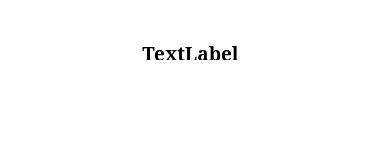
<?xml version="1.0" encoding="UTF-8"?>
<ui version="4.0">
 <class>MainWindow</class>
 <widget class="QMainWindow" name="MainWindow">
  <property name="geometry">
   <rect>
    <x>0</x>
    <y>0</y>
    <width>381</width>
    <height>150</height>
   </rect>
  </property>
  <property name="windowTitle">
   <string>NOTIFICAÇAO</string>
  </property>
  <property name="windowIcon">
   <iconset>
    <normaloff>imagens/logo.ico</normaloff>imagens/logo.ico</iconset>
  </property>
  <property name="styleSheet">
   <string notr="true">color: rgb(255, 255, 255);
background-color: rgb(255, 255, 255);</string>
  </property>
  <widget class="QWidget" name="centralwidget">
   <widget class="QLabel" name="label">
    <property name="geometry">
     <rect>
      <x>10</x>
      <y>40</y>
      <width>361</width>
      <height>20</height>
     </rect>
    </property>
    <property name="font">
     <font>
      <family>Constantia</family>
      <pointsize>14</pointsize>
      <weight>75</weight>
      <bold>true</bold>
     </font>
    </property>
    <property name="cursor">
     <cursorShape>ArrowCursor</cursorShape>
    </property>
    <property name="styleSheet">
     <string notr="true">color: rgb(0, 0, 0);</string>
    </property>
    <property name="text">
     <string>&lt;html&gt;&lt;head/&gt;&lt;body&gt;&lt;p align=&quot;center&quot;&gt;TextLabel&lt;/p&gt;&lt;/body&gt;&lt;/html&gt;</string>
    </property>
   </widget>
  </widget>
  <widget class="QMenuBar" name="menubar">
   <property name="geometry">
    <rect>
     <x>0</x>
     <y>0</y>
     <width>381</width>
     <height>21</height>
    </rect>
   </property>
  </widget>
  <widget class="QStatusBar" name="statusbar"/>
 </widget>
 <resources/>
 <connections/>
</ui>
